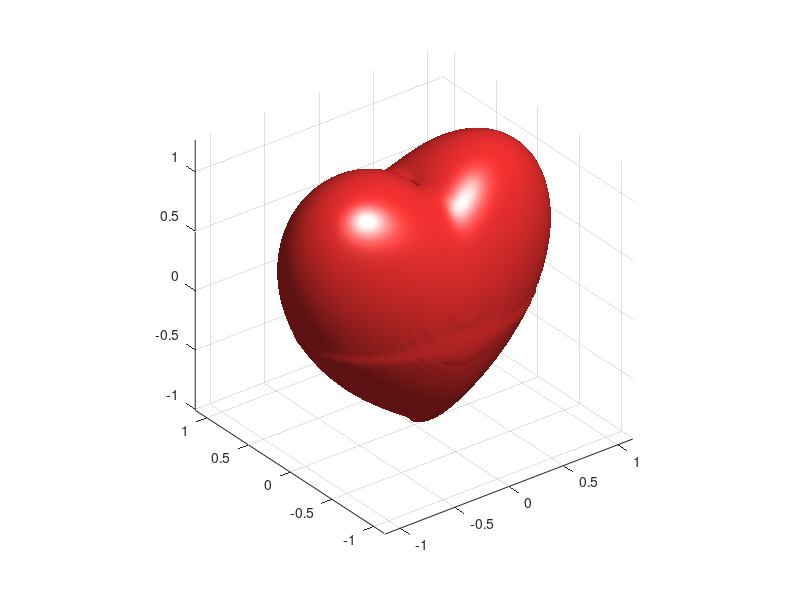

MATLAB code for this plot:
f = @(x,y,z)(x.^2 + (9./4) .* y.^2 + z.^2 - 1).^3 - x.^2 .* z.^3 - (9./80) .* y.^2 .* z.^3;
[x, y, z] = meshgrid(linspace(-1.5, 1.5));
val = f(x, y, z);
isosurface(x, y, z, val, 0);
grid on;
axis equal;
view(3);
colormap([1 0.2 0.2]);